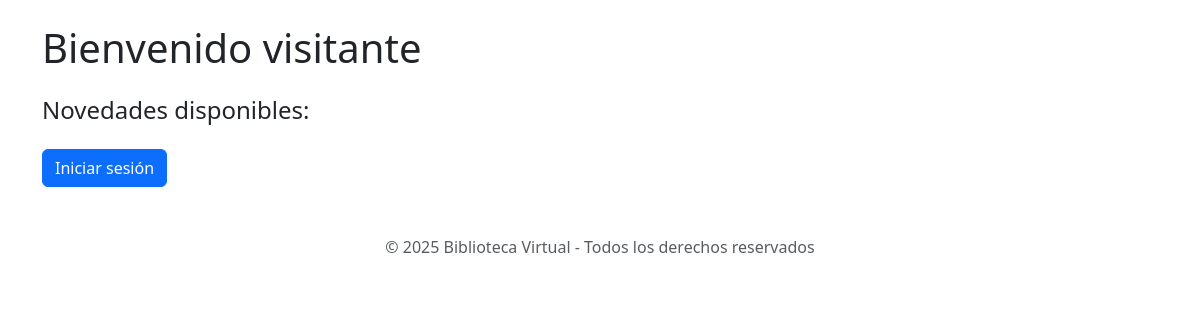
Before: / with the older database file.
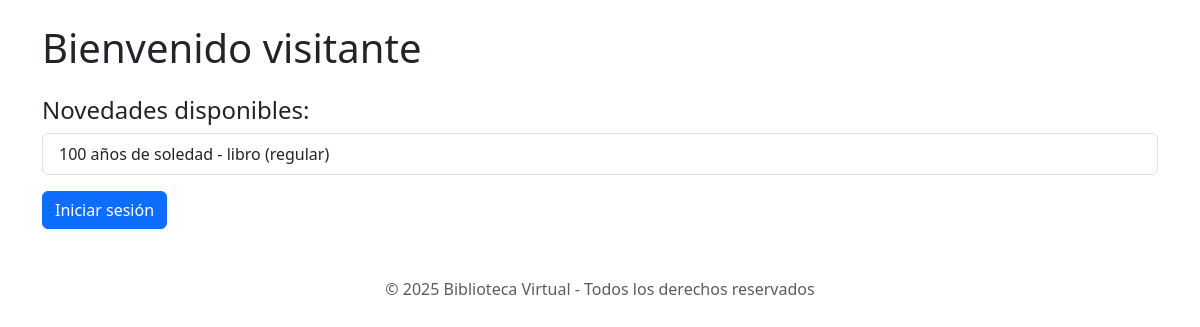
After: the same page with the newer database file.
### models/material_model.py (models this page shows, shortened)
class Material(db.Model):
    __tablename__ = 'materiales'
    id_material = db.Column(db.Integer, primary_key=True)
    tipo = db.Column(db.String(50), nullable=False)
    titulo = db.Column(db.String(100), nullable=False)
    fecha_ingreso = db.Column(db.String(20), nullable=False)
    estado = db.Column(db.String(20), nullable=False)
    id_categoria = db.Column(db.Integer, db.ForeignKey('categoria.id_cat'),nullable=False)
    id_autor = db.Column(db.Integer, db.ForeignKey('autores.id_autor'), nullable=False)
    categoria = db.relationship('Categoria', back_populates='materiales')
    libro = db.relationship('Libro', back_populates='material')
    autor = db.relationship('Autores', back_populates='materiales')

### run.py (the view)
@app.route("/")
def home():
    from models.material_model import Material  # importa si no lo tienes arriba
    if 'usuario_tipo' in session:
        if session['usuario_tipo'].lower() == 'lector':
            materiales = Material.query.all()
            return render_template('home_lector.html', materiales=materiales)
        else:
            return render_template('dashboard.html')
    materiales = Material.query.all()
    return render_template('home_lector.html', materiales=materiales)

### templates/home_lector.html (shortened to what this page needs)
<!DOCTYPE html>
<html lang="es">
<head>
    <link href="https://cdn.jsdelivr.net/npm/bootstrap@5.3.6/dist/css/bootstrap.min.css" rel="stylesheet">
</head>
<body>
    <div class="container mt-4">
        {% if 'usuario_nombre' in session %}
            <h1 class="mb-4">Bienvenido {{ session.usuario_nombre }}</h1>
        {% else %}
            <h1 class="mb-4">Bienvenido visitante</h1>
        {% endif %}
        <h4>Novedades disponibles:</h4>
        <ul class="list-group">
            {% for material in materiales %}
                <li class="list-group-item">{{ material.titulo }} - {{ material.tipo }} ({{ material.estado }})</li>
            {% endfor %}
        </ul>
        {% if 'usuario_tipo' in session %}
            <a href="{{ url_for('auth.logout') }}" class="btn btn-danger mt-3">Cerrar sesión</a>
        {% else %}
            <a href="{{ url_for('usuario.login') }}" class="btn btn-primary mt-3">Iniciar sesión</a>
        {% endif %}
    </div>
    <footer class="text-center mt-5 text-muted">
        <p>&copy; 2025 Biblioteca Virtual - Todos los derechos reservados</p>
    </footer>
</body>
</html>

Changed rows visible on the page:
added Material: titulo "100 años de soledad", tipo "libro", estado "regular"
